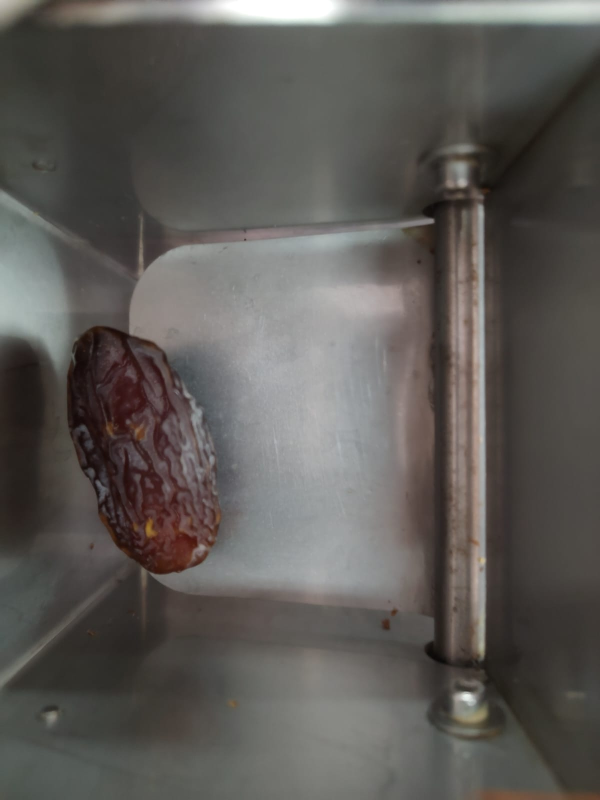
#> input picture ImageAssets/subtraction/full.jpg, 1200 x 1600 px, found by its file name (shown at 1/2 size)
$ python app_HSV_Thresholds_on_Image.py
#> lines starting #> are read from the running program, lines starting #| are printed output that depends on the picture; after the words box and inside, x2 and y2 are one past the last pixel; in counts of white or black regions, pixels touching at a corner belong together
import cv2 as cv

# import argparse
max_value = 255
max_value_H = 360//2
low_H = 0
low_S = 0
low_V = 0
high_H = max_value_H
high_S = max_value
high_V = max_value

window_capture_name = 'Video Capture'
window_detection_name = 'Object Detection'
window_controls_name = 'Controls'

low_H_name = 'Low H'
low_S_name = 'Low S'
low_V_name = 'Low V'
high_H_name = 'High H'
high_S_name = 'High S'
high_V_name = 'High V'


# create windows
cv.namedWindow(window_capture_name, cv.WINDOW_NORMAL)
cv.namedWindow(window_detection_name, cv.WINDOW_NORMAL)
cv.namedWindow(window_controls_name, cv.WINDOW_NORMAL)

cv.createTrackbar(low_H_name, window_controls_name , low_H, max_value_H, lambda _:_)
#> slider 'Low H' is set to 36
cv.createTrackbar(high_H_name, window_controls_name , high_H, max_value_H, lambda _:_)
cv.createTrackbar(low_S_name, window_controls_name , low_S, max_value, lambda _:_)
#> slider 'Low S' is set to 51
cv.createTrackbar(high_S_name, window_controls_name , high_S, max_value, lambda _:_)
cv.createTrackbar(low_V_name, window_controls_name , low_V, max_value, lambda _:_)
#> slider 'Low V' is set to 51
cv.createTrackbar(high_V_name, window_controls_name , high_V, max_value, lambda _:_)


while True:

    # ret, frame = cap.read()
    frame = cv.imread(".\\..\\ImageAssets\\subtraction\\full.JPG")
#> frame is the input picture: shape (1600, 1200, 3); mean B, G, R 86.3, 89.8, 92.9
    frame = cv.resize(frame, (800,800))
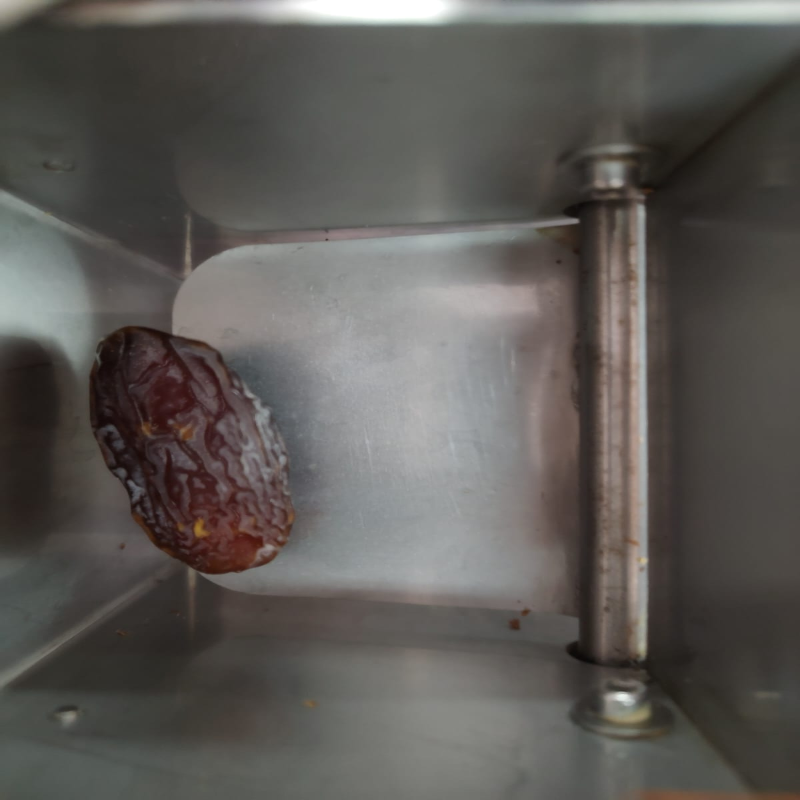
#> frame: shape (800, 800, 3); mean B, G, R 86.3, 89.9, 92.9

    if frame is None:
        break
    frame_HSV = cv.cvtColor(frame, cv.COLOR_BGR2HSV)
#> frame_HSV: shape (800, 800, 3); mean H, S, V 36.2, 27.7, 94.1
    frame_threshold = cv.inRange(frame_HSV,
                                 (cv.getTrackbarPos(low_H_name, window_controls_name),
                                  cv.getTrackbarPos(low_S_name, window_controls_name),
                                  cv.getTrackbarPos(low_V_name, window_controls_name)),
                                 (cv.getTrackbarPos(high_H_name, window_controls_name),
                                  cv.getTrackbarPos(high_S_name, window_controls_name),
                                  cv.getTrackbarPos(high_V_name, window_controls_name)))
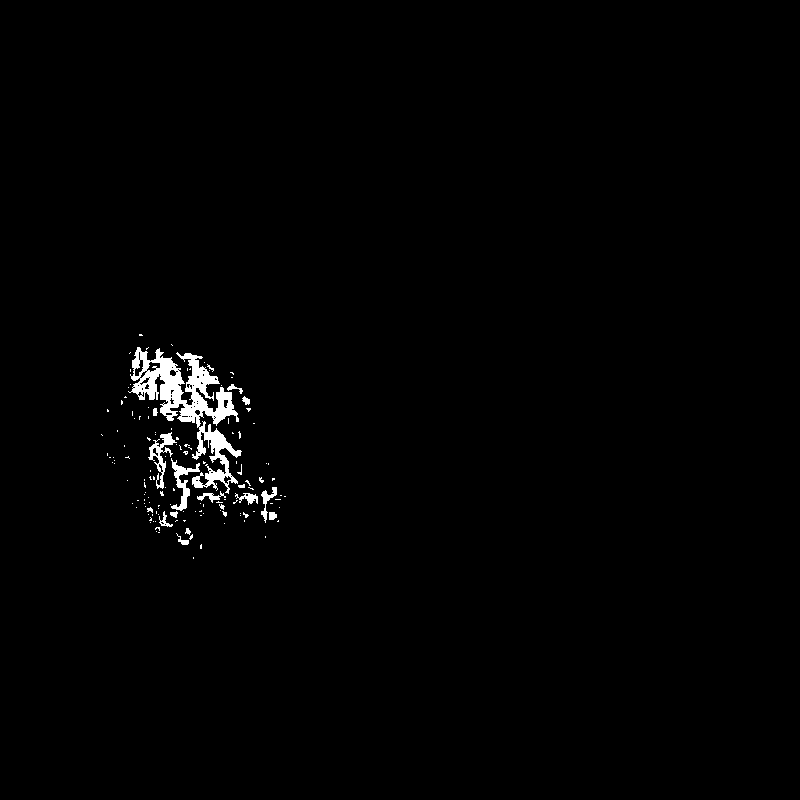
#> frame_threshold: shape (800, 800); 1.1% white; 138 white regions (122 under 20 px), largest, box (x1, y1, x2, y2) and area: (128, 347, 242, 494) 5014, (148, 432, 177, 489) 480, (171, 458, 200, 511) 460

    cv.imshow(window_capture_name, frame)
    cv.imshow(window_detection_name, frame_threshold)

    key = cv.waitKey(30)
#> (key q is pressed here)
    if key == ord('q') or key == 27:
        break

cv.destroyAllWindows()
